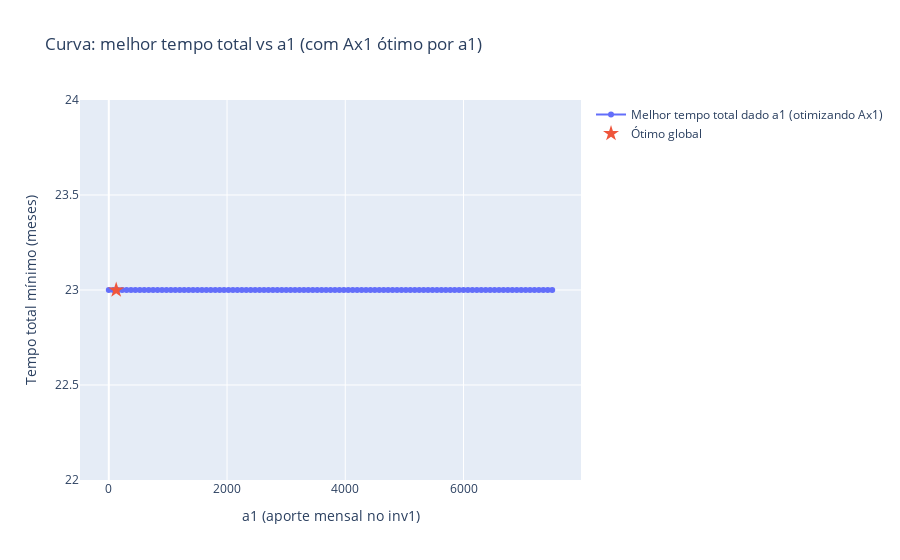

The code cell stored with this chart in its notebook:
### Markdown cell above
### 10 — Plot 3 (opcional): Curva (fronteira) "melhor tempo vs a1" com Ax1 ótimo por a1

### Code cell
# =========================
# Célula 10 — Plot 3 (opcional): Curva (fronteira) "melhor tempo vs a1" com Ax1 ótimo por a1
# =========================

if mostrar_frontier:
    # Grid de a1 para construir a curva
    a1_line = np.linspace(0.0, aT, 101)                 # varre a1
    best_times = []                                     # melhor tempo para cada a1
    best_Ax1_for_a1 = []                                # Ax1 que minimiza para cada a1
    best_t1_for_a1 = []                                 # t1 correspondente
    best_t2_for_a1 = []                                 # t2 correspondente

    # Grid de Ax1 para cada a1 (pode ajustar resolução)
    Ax1_line_grid = np.linspace(0.0, AxT, 121)          # varre Ax1

    for a1_val in a1_line:                               # para cada a1
        tbest = np.inf                                   # melhor tempo inicial
        Axbest = 0.0                                     # melhor Ax1 inicial
        t1best = np.inf                                  # melhor t1
        t2best = np.inf                                  # melhor t2

        for Ax1_val in Ax1_line_grid:                    # varre Ax1
            t_total, t1v, t2v = avaliar_tempo_total(
                i=i, C1=C1, C2=C2, AxT=AxT, aT=aT,
                M1=M1_meta, M2=M2_meta,
                a1=float(a1_val), Ax1=float(Ax1_val),
                max_meses=max_meses
            )
            if t_total < tbest:                           # se melhora
                tbest = t_total                           # atualiza melhor
                Axbest = float(Ax1_val)                   # guarda Ax1
                t1best = t1v                              # guarda t1
                t2best = t2v                              # guarda t2

        best_times.append(tbest)                           # registra melhor tempo para esse a1
        best_Ax1_for_a1.append(Axbest)                     # registra Ax1 ótimo
        best_t1_for_a1.append(t1best)                      # registra t1
        best_t2_for_a1.append(t2best)                      # registra t2

    # Converte para arrays
    best_times = np.array(best_times)                      # tempos
    best_Ax1_for_a1 = np.array(best_Ax1_for_a1)            # Ax1*
    best_t1_for_a1 = np.array(best_t1_for_a1)              # t1*
    best_t2_for_a1 = np.array(best_t2_for_a1)              # t2*

    # Customdata para hover na curva: a2, Ax1*, Ax2*, t1*, t2*
    a2_line = aT - a1_line                                 # a2 derivado
    Ax2_line = AxT - best_Ax1_for_a1                        # Ax2 derivado
    custom_curve = np.stack([a2_line, best_Ax1_for_a1, Ax2_line, best_t1_for_a1, best_t2_for_a1], axis=1)

    fig_curve = go.Figure()

    fig_curve.add_trace(go.Scatter(
        x=a1_line, y=best_times, mode="lines+markers",
        name="Melhor tempo total dado a1 (otimizando Ax1)",
        customdata=custom_curve,
        hovertemplate=(
            "a1: %{x:,.2f}<br>"
            "Tempo total (meses): %{y:.0f}<br>"
            "a2: %{customdata[0]:,.2f}<br>"
            "Ax1*: %{customdata[1]:,.2f}<br>"
            "Ax2*: %{customdata[2]:,.2f}<br>"
            "t1*: %{customdata[3]:.0f} meses<br>"
            "t2*: %{customdata[4]:.0f} meses<extra></extra>"
        )
    ))

    # Marca o ponto ótimo global
    fig_curve.add_trace(go.Scatter(
        x=[a1_opt], y=[t_total_opt],
        mode="markers",
        name="Ótimo global",
        marker=dict(size=12, symbol="star"),
        hovertemplate=(
            "ÓTIMO GLOBAL<br>"
            f"a1={a1_opt:,.2f}<br>a2={a2_opt:,.2f}<br>"
            f"Ax1={Ax1_opt:,.2f}<br>Ax2={Ax2_opt:,.2f}<br>"
            f"t_total={t_total_opt:.0f} meses<extra></extra>"
        )
    ))

    fig_curve.update_layout(
        title="Curva: melhor tempo total vs a1 (com Ax1 ótimo por a1)",
        xaxis_title="a1 (aporte mensal no inv1)",
        yaxis_title="Tempo total mínimo (meses)"
    )

    fig_curve.show()

### Figure 1 — Plotly figure (JSON) as saved in the notebook; plotly's stock layout.template omitted (floating-point values rounded to 4 significant figures; data arrays with more than 128 entries replaced by an {"elided": "..."} marker saying what was removed)
{"data": [{"customdata": {"elided": "101x5 float values"}, "hovertemplate": "a1: %{x:,.2f}<br>Tempo total (meses): %{y:.0f}<br>a2: %{customdata[0]:,.2f}<br>Ax1*: %{customdata[1]:,.2f}<br>Ax2*: %{customdata[2]:,.2f}<br>t1*: %{customdata[3]:.0f} meses<br>t2*: %{customdata[4]:.0f} meses<extra></extra>", "mode": "lines+markers", "name": "Melhor tempo total dado a1 (otimizando Ax1)", "type": "scatter", "x": [0.0, 75.0, 150.0, 225.0, 300.0, 375.0, 450.0, 525.0, 600.0, 675.0, 750.0, 825.0, 900.0, 975.0, 1050.0, 1125.0, 1200.0, 1275.0, 1350.0, 1425.0, 1500.0, 1575.0, 1650.0, 1725.0, 1800.0, 1875.0, 1950.0, 2025.0, 2100.0, 2175.0, 2250.0, 2325.0, 2400.0, 2475.0, 2550.0, 2625.0, 2700.0, 2775.0, 2850.0, 2925.0, 3000.0, 3075.0, 3150.0, 3225.0, 3300.0, 3375.0, 3450.0, 3525.0, 3600.0, 3675.0, 3750.0, 3825.0, 3900.0, 3975.0, 4050.0, 4125.0, 4200.0, 4275.0, 4350.0, 4425.0, 4500.0, 4575.0, 4650.0, 4725.0, 4800.0, 4875.0, 4950.0, 5025.0, 5100.0, 5175.0, 5250.0, 5325.0, 5400.0, 5475.0, 5550.0, 5625.0, 5700.0, 5775.0, 5850.0, 5925.0, 6000.0, 6075.0, 6150.0, 6225.0, 6300.0, 6375.0, 6450.0, 6525.0, 6600.0, 6675.0, 6750.0, 6825.0, 6900.0, 6975.0, 7050.0, 7125.0, 7200.0, 7275.0, 7350.0, 7425.0, 7500.0], "y": [23, 23, 23, 23, 23, 23, 23, 23, 23, 23, 23, 23, 23, 23, 23, 23, 23, 23, 23, 23, 23, 23, 23, 23, 23, 23, 23, 23, 23, 23, 23, 23, 23, 23, 23, 23, 23, 23, 23, 23, 23, 23, 23, 23, 23, 23, 23, 23, 23, 23, 23, 23, 23, 23, 23, 23, 23, 23, 23, 23, 23, 23, 23, 23, 23, 23, 23, 23, 23, 23, 23, 23, 23, 23, 23, 23, 23, 23, 23, 23, 23, 23, 23, 23, 23, 23, 23, 23, 23, 23, 23, 23, 23, 23, 23, 23, 23, 23, 23, 23, 23]}, {"hovertemplate": "ÓTIMO GLOBAL<br>a1=125.00<br>a2=7,375.00<br>Ax1=67,734.01<br>Ax2=7,526.00<br>t_total=23 meses<extra></extra>", "marker": {"size": 12, "symbol": "star"}, "mode": "markers", "name": "Ótimo global", "type": "scatter", "x": [125], "y": [23]}], "layout": {"title": {"text": "Curva: melhor tempo total vs a1 (com Ax1 ótimo por a1)"}, "xaxis": {"title": {"text": "a1 (aporte mensal no inv1)"}}, "yaxis": {"title": {"text": "Tempo total mínimo (meses)"}}}}
